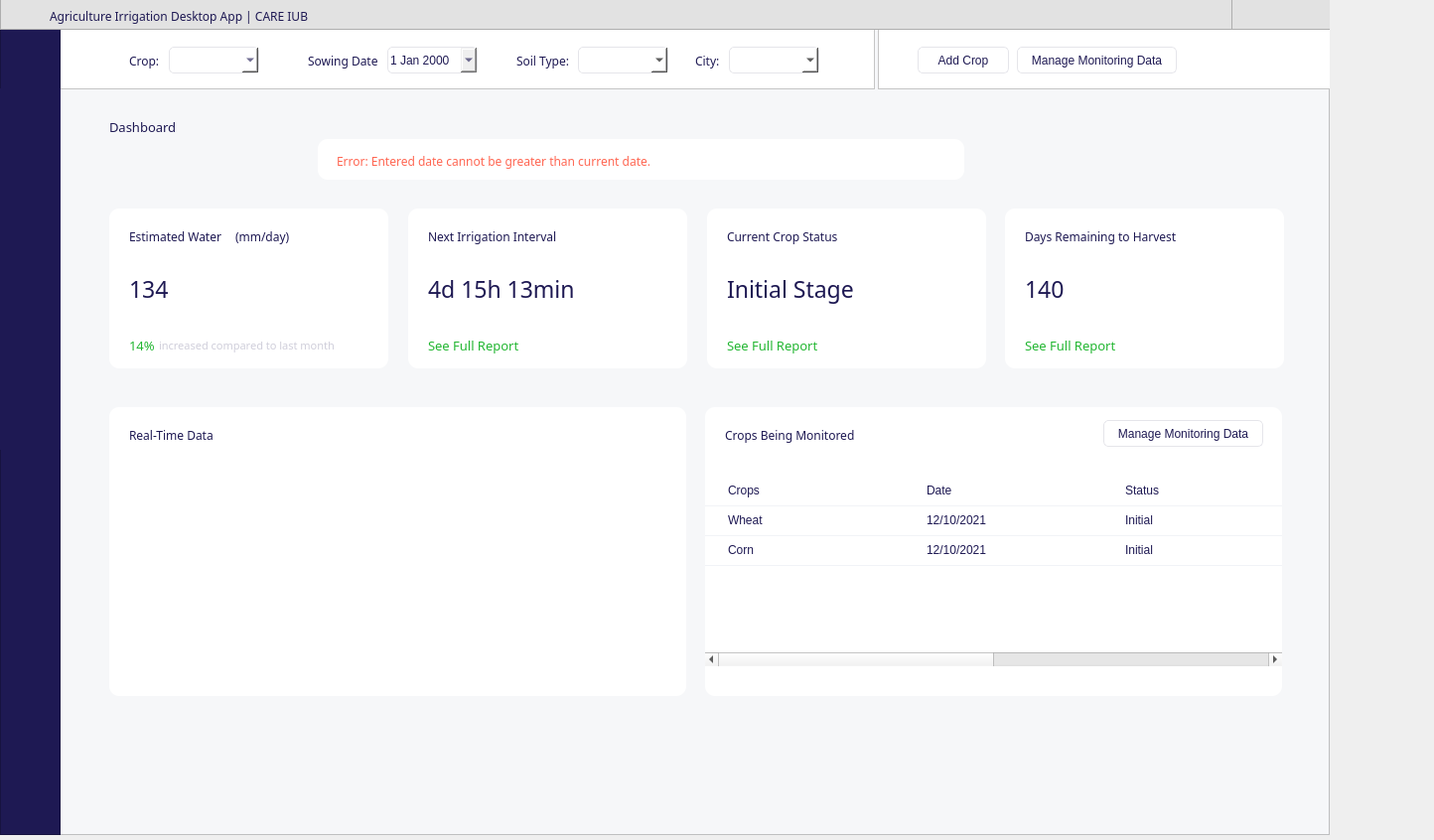
<?xml version="1.0" encoding="UTF-8"?>
<ui version="4.0">
 <class>MainWindow</class>
 <widget class="QMainWindow" name="MainWindow">
  <property name="geometry">
   <rect>
    <x>0</x>
    <y>0</y>
    <width>1444</width>
    <height>846</height>
   </rect>
  </property>
  <property name="windowTitle">
   <string>MainWindow</string>
  </property>
  <widget class="QWidget" name="centralwidget">
   <widget class="QFrame" name="mainframe">
    <property name="geometry">
     <rect>
      <x>0</x>
      <y>0</y>
      <width>1339</width>
      <height>841</height>
     </rect>
    </property>
    <property name="font">
     <font>
      <family>Poppins</family>
     </font>
    </property>
    <property name="accessibleDescription">
     <string/>
    </property>
    <property name="styleSheet">
     <string notr="true">QFrame{
background-color: rgb(246, 247, 249);
color:rgb(30, 25, 83);
}

QPushButton {
	border: 1px solid rgb(229, 229, 234);
	border-radius: 5px;	
	background-color:rgb(255, 255, 255);
color:rgb(30, 25, 83);
}
QPushButton:hover {
	
	border: 2px solid rgb(229, 229, 234);
}
QPushButton:pressed {	
	background-color:rgb(234, 234, 229);
border: 2px solid  rgb(234, 234, 229);
}



QComboBox{
	background-color: rgb(255, 255, 255);
	border-radius: 5px;
	border: 1px solid rgb(229, 229, 234);
	padding: 5px;
	padding-left: 10px;

}
QComboBox:hover{
	border: 2px solid  rgb(229, 229, 234);
}
QComboBox::drop-down {
image : url(F:/books/gui - Copy/Youtube Downloader/asd.png);
	subcontrol-origin: padding;
	subcontrol-position: top right;
	width: 25px; 
	
	border-left-width: 1px;
	border-left-color: rgb(229, 229, 234);
	border-left-style: solid;
	border-top-right-radius: 3px;
	border-bottom-right-radius: 3px;	
	
	background-position: center;
	background-repeat: no-reperat;
 }
</string>
    </property>
    <property name="frameShape">
     <enum>QFrame::StyledPanel</enum>
    </property>
    <property name="frameShadow">
     <enum>QFrame::Raised</enum>
    </property>
    <widget class="QFrame" name="frame">
     <property name="geometry">
      <rect>
       <x>0</x>
       <y>0</y>
       <width>61</width>
       <height>841</height>
      </rect>
     </property>
     <property name="styleSheet">
      <string notr="true">QFrame{
background-color: rgb(30, 25, 83);
}

QPushButton {
background-color: rgb(30, 25, 83);
border-radius:0px;
border-color:none;
	border: 0px;
	


}
QPushButton:hover {
	
	border: 0px;
}
QPushButton:pressed {	
	background-color:rgb(36, 33, 97);
border: 0px;
}
</string>
     </property>
     <property name="frameShape">
      <enum>QFrame::StyledPanel</enum>
     </property>
     <property name="frameShadow">
      <enum>QFrame::Raised</enum>
     </property>
     <widget class="QPushButton" name="pushButton_3">
      <property name="geometry">
       <rect>
        <x>0</x>
        <y>89</y>
        <width>61</width>
        <height>61</height>
       </rect>
      </property>
      <property name="styleSheet">
       <string notr="true">QPushButton{

background-image: url(F:/books/agriculture project/desktop app/agri/icons8-home-16(1).png);

background-repeat: no-repeat;
background-position: center;

}

QPushButton:hover {
	
background-image: url(F:/books/agriculture project/desktop app/agri/icons8-home-16.png);

background-repeat: no-repeat;
background-position: center;

}
QPushButton:pressed {	

	background-color:rgb(36, 33, 97);
border: 0px;
background-image: url(F:/books/agriculture project/desktop app/agri/icons8-home-16.png);

background-repeat: no-repeat;
background-position: center;
}</string>
      </property>
      <property name="text">
       <string/>
      </property>
     </widget>
     <widget class="QPushButton" name="pushButton_4">
      <property name="geometry">
       <rect>
        <x>0</x>
        <y>149</y>
        <width>61</width>
        <height>61</height>
       </rect>
      </property>
      <property name="styleSheet">
       <string notr="true">QPushButton{

background-image: url(F:/books/agriculture project/desktop app/agri/icons8-combo-chart-16.png);

background-repeat: no-repeat;
background-position: center;

}

QPushButton:hover {
	
background-image: url(F:/books/agriculture project/desktop app/agri/icons8-combo-chart-16(1).png);

background-repeat: no-repeat;
background-position: center;

}
QPushButton:pressed {	

	background-color:rgb(36, 33, 97);
border: 0px;
background-image: url(F:/books/agriculture project/desktop app/agri/icons8-combo-chart-16(1).png);

background-repeat: no-repeat;
background-position: center;
}</string>
      </property>
      <property name="text">
       <string/>
      </property>
     </widget>
     <widget class="QPushButton" name="pushButton_5">
      <property name="geometry">
       <rect>
        <x>0</x>
        <y>210</y>
        <width>61</width>
        <height>61</height>
       </rect>
      </property>
      <property name="styleSheet">
       <string notr="true">QPushButton{

background-image: url(F:/books/agriculture project/desktop app/agri/icons8-database-16.png);

background-repeat: no-repeat;
background-position: center;

}

QPushButton:hover {
	
background-image: url(F:/books/agriculture project/desktop app/agri/database.png);

background-repeat: no-repeat;
background-position: center;

}
QPushButton:pressed {	

	background-color:rgb(36, 33, 97);
border: 0px;
background-image: url(F:/books/agriculture project/desktop app/agri/database.png);

background-repeat: no-repeat;
background-position: center;
}</string>
      </property>
      <property name="text">
       <string/>
      </property>
     </widget>
     <widget class="QPushButton" name="pushButton_6">
      <property name="geometry">
       <rect>
        <x>0</x>
        <y>270</y>
        <width>61</width>
        <height>61</height>
       </rect>
      </property>
      <property name="styleSheet">
       <string notr="true">QPushButton{

background-image: url(F:/books/agriculture project/desktop app/agri/icons8-print-16(1).png);

background-repeat: no-repeat;
background-position: center;

}

QPushButton:hover {
	
background-image: url(F:/books/agriculture project/desktop app/agri/icons8-print-16.png);

background-repeat: no-repeat;
background-position: center;

}
QPushButton:pressed {	

	background-color:rgb(36, 33, 97);
border: 0px;
background-image: url(F:/books/agriculture project/desktop app/agri/icons8-print-16.png);

background-repeat: no-repeat;
background-position: center;
}</string>
      </property>
      <property name="text">
       <string/>
      </property>
     </widget>
     <widget class="QPushButton" name="pushButton_7">
      <property name="geometry">
       <rect>
        <x>0</x>
        <y>392</y>
        <width>61</width>
        <height>61</height>
       </rect>
      </property>
      <property name="styleSheet">
       <string notr="true">QPushButton{

background-image: url(F:/books/agriculture project/desktop app/agri/icons8-login-16(1).png);

background-repeat: no-repeat;
background-position: center;

}

QPushButton:hover {
	
background-image: url(F:/books/agriculture project/desktop app/agri/icons8-login-16.png);

background-repeat: no-repeat;
background-position: center;

}
QPushButton:pressed {	

	background-color:rgb(36, 33, 97);
border: 0px;
background-image: url(F:/books/agriculture project/desktop app/agri/icons8-login-16.png);

background-repeat: no-repeat;
background-position: center;
}</string>
      </property>
      <property name="text">
       <string/>
      </property>
     </widget>
     <widget class="QPushButton" name="pushButton_8">
      <property name="geometry">
       <rect>
        <x>0</x>
        <y>331</y>
        <width>61</width>
        <height>61</height>
       </rect>
      </property>
      <property name="styleSheet">
       <string notr="true">QPushButton{

background-image: url(F:/books/agriculture project/desktop app/agri/icons8-settings-16(1).png);

background-repeat: no-repeat;
background-position: center;

}

QPushButton:hover {
	
background-image: url(F:/books/agriculture project/desktop app/agri/icons8-settings-16.png);

background-repeat: no-repeat;
background-position: center;

}
QPushButton:pressed {	

	background-color:rgb(36, 33, 97);
border: 0px;
background-image: url(F:/books/agriculture project/desktop app/agri/icons8-settings-16.png);

background-repeat: no-repeat;
background-position: center;
}</string>
      </property>
      <property name="text">
       <string/>
      </property>
     </widget>
    </widget>
    <widget class="QFrame" name="frame_2">
     <property name="geometry">
      <rect>
       <x>0</x>
       <y>-1</y>
       <width>1341</width>
       <height>31</height>
      </rect>
     </property>
     <property name="styleSheet">
      <string notr="true">QFrame{
background-color:rgb(226, 226, 226);

}</string>
     </property>
     <property name="frameShape">
      <enum>QFrame::StyledPanel</enum>
     </property>
     <property name="frameShadow">
      <enum>QFrame::Raised</enum>
     </property>
     <widget class="QFrame" name="frame_icon_top_bar">
      <property name="geometry">
       <rect>
        <x>16</x>
        <y>2</y>
        <width>30</width>
        <height>30</height>
       </rect>
      </property>
      <property name="maximumSize">
       <size>
        <width>30</width>
        <height>30</height>
       </size>
      </property>
      <property name="styleSheet">
       <string notr="true">background: transparent;
background-image:  url(F:/books/agriculture project/desktop app/agri/watering-can.png);
background-position: center;
background-repeat: no-repeat;
</string>
      </property>
      <property name="frameShape">
       <enum>QFrame::StyledPanel</enum>
      </property>
      <property name="frameShadow">
       <enum>QFrame::Raised</enum>
      </property>
     </widget>
     <widget class="QLabel" name="label_24">
      <property name="geometry">
       <rect>
        <x>50</x>
        <y>7</y>
        <width>1191</width>
        <height>21</height>
       </rect>
      </property>
      <property name="font">
       <font>
        <family>Poppins</family>
       </font>
      </property>
      <property name="text">
       <string>Agriculture Irrigation Desktop App | CARE IUB</string>
      </property>
     </widget>
     <widget class="QFrame" name="frame_16">
      <property name="geometry">
       <rect>
        <x>1240</x>
        <y>0</y>
        <width>101</width>
        <height>31</height>
       </rect>
      </property>
      <property name="styleSheet">
       <string notr="true">QFrame{
background-color:rgb(226, 226, 226);

}</string>
      </property>
      <property name="frameShape">
       <enum>QFrame::StyledPanel</enum>
      </property>
      <property name="frameShadow">
       <enum>QFrame::Raised</enum>
      </property>
      <widget class="QPushButton" name="closeButton_2">
       <property name="geometry">
        <rect>
         <x>1304</x>
         <y>0</y>
         <width>37</width>
         <height>31</height>
        </rect>
       </property>
       <property name="styleSheet">
        <string notr="true">
QPushButton {	
	border: none;
	background-color: transparent;

background-image: url(F:/books/agriculture project/desktop app/agri/icons8-close-window-20.png);

background-repeat: no-repeat;
background-position: center;
border-radius: 0px;

}
QPushButton:hover {
	background-color: rgb(255, 82, 76);
border-radius: 0px;
}
QPushButton:pressed {	
	background-color:rgb(255, 82, 76);
border-radius: 0px;
}</string>
       </property>
       <property name="text">
        <string/>
       </property>
      </widget>
      <widget class="QPushButton" name="minimize_btn_2">
       <property name="geometry">
        <rect>
         <x>1267</x>
         <y>0</y>
         <width>37</width>
         <height>31</height>
        </rect>
       </property>
       <property name="styleSheet">
        <string notr="true">
QPushButton {	
	border: none;
	background-color: transparent;

background-image: url(F:/books/agriculture project/desktop app/agri/icons8-minimize-window-20.png);

background-repeat: no-repeat;
background-position: center;
border-radius: 0px;

}
QPushButton:hover {
	background-color:rgb(191, 191, 191);
border-radius: 0px;
}
QPushButton:pressed {	
	background-color:rgb(162, 162, 162);
border-radius: 0px;
}</string>
       </property>
       <property name="text">
        <string/>
       </property>
      </widget>
      <widget class="QPushButton" name="minimize_btn">
       <property name="geometry">
        <rect>
         <x>30</x>
         <y>0</y>
         <width>37</width>
         <height>31</height>
        </rect>
       </property>
       <property name="styleSheet">
        <string notr="true">
QPushButton {	
	border: none;
	background-color: transparent;

background-image: url(F:/books/agriculture project/desktop app/agri/icons8-minimize-window-20.png);

background-repeat: no-repeat;
background-position: center;
border-radius: 0px;

}
QPushButton:hover {
	background-color:rgb(191, 191, 191);
border-radius: 0px;
}
QPushButton:pressed {	
	background-color:rgb(162, 162, 162);
border-radius: 0px;
}</string>
       </property>
       <property name="text">
        <string/>
       </property>
      </widget>
      <widget class="QPushButton" name="closeButton">
       <property name="geometry">
        <rect>
         <x>67</x>
         <y>0</y>
         <width>37</width>
         <height>31</height>
        </rect>
       </property>
       <property name="styleSheet">
        <string notr="true">
QPushButton {	
	border: none;
	background-color: transparent;

background-image: url(F:/books/agriculture project/desktop app/agri/icons8-close-window-20.png);

background-repeat: no-repeat;
background-position: center;
border-radius: 0px;

}
QPushButton:hover {
	background-color: rgb(255, 82, 76);
border-radius: 0px;
}
QPushButton:pressed {	
	background-color:rgb(255, 82, 76);
border-radius: 0px;
}</string>
       </property>
       <property name="text">
        <string/>
       </property>
      </widget>
     </widget>
    </widget>
    <widget class="QFrame" name="frame_3">
     <property name="geometry">
      <rect>
       <x>60</x>
       <y>29</y>
       <width>821</width>
       <height>61</height>
      </rect>
     </property>
     <property name="styleSheet">
      <string notr="true">QFrame{
background-color:rgb(255, 255, 255);
color: rgb(30, 25, 83)
}</string>
     </property>
     <property name="frameShape">
      <enum>QFrame::StyledPanel</enum>
     </property>
     <property name="frameShadow">
      <enum>QFrame::Raised</enum>
     </property>
     <widget class="QComboBox" name="comboBox">
      <property name="geometry">
       <rect>
        <x>110</x>
        <y>18</y>
        <width>91</width>
        <height>27</height>
       </rect>
      </property>
      <property name="styleSheet">
       <string notr="true">color:rgb(30, 25, 83)</string>
      </property>
     </widget>
     <widget class="QLabel" name="label_13">
      <property name="geometry">
       <rect>
        <x>70</x>
        <y>24</y>
        <width>31</width>
        <height>16</height>
       </rect>
      </property>
      <property name="font">
       <font>
        <family>Poppins</family>
       </font>
      </property>
      <property name="text">
       <string>Crop:</string>
      </property>
     </widget>
     <widget class="QLabel" name="label_17">
      <property name="geometry">
       <rect>
        <x>250</x>
        <y>24</y>
        <width>71</width>
        <height>16</height>
       </rect>
      </property>
      <property name="font">
       <font>
        <family>Poppins</family>
       </font>
      </property>
      <property name="text">
       <string>Sowing Date:</string>
      </property>
     </widget>
     <widget class="QComboBox" name="comboBox_3">
      <property name="geometry">
       <rect>
        <x>522</x>
        <y>18</y>
        <width>91</width>
        <height>27</height>
       </rect>
      </property>
     </widget>
     <widget class="QLabel" name="label_21">
      <property name="geometry">
       <rect>
        <x>460</x>
        <y>24</y>
        <width>61</width>
        <height>16</height>
       </rect>
      </property>
      <property name="font">
       <font>
        <family>Poppins</family>
       </font>
      </property>
      <property name="text">
       <string>Soil Type:</string>
      </property>
     </widget>
     <widget class="QLabel" name="label_22">
      <property name="geometry">
       <rect>
        <x>640</x>
        <y>24</y>
        <width>31</width>
        <height>16</height>
       </rect>
      </property>
      <property name="font">
       <font>
        <family>Poppins</family>
       </font>
      </property>
      <property name="text">
       <string>City:</string>
      </property>
     </widget>
     <widget class="QComboBox" name="comboBox_4">
      <property name="geometry">
       <rect>
        <x>674</x>
        <y>18</y>
        <width>91</width>
        <height>27</height>
       </rect>
      </property>
     </widget>
     <widget class="QDateEdit" name="dateEdit">
      <property name="geometry">
       <rect>
        <x>330</x>
        <y>18</y>
        <width>91</width>
        <height>27</height>
       </rect>
      </property>
      <property name="accessibleDescription">
       <string>sadf</string>
      </property>
      <property name="styleSheet">
       <string notr="true">QDateEdit{
border: 1px solid rgb(229, 229, 234);
border-radius: 5px;
color: rgb(30, 25, 83)
}

QDateEdit::drop-down {
image : url(F:/books/gui - Copy/Youtube Downloader/asd.png);
	subcontrol-origin: padding;
	subcontrol-position: top right;
	width: 25px; 
	
	border-left-width: 1px;
	border-left-color: rgb(229, 229, 234);
	border-left-style: solid;
	border-top-right-radius: 3px;
	border-bottom-right-radius: 3px;	
	
	background-position: center;
	background-repeat: no-reperat;
 }</string>
      </property>
      <property name="calendarPopup">
       <bool>true</bool>
      </property>
     </widget>
    </widget>
    <widget class="QFrame" name="frame_4">
     <property name="geometry">
      <rect>
       <x>110</x>
       <y>210</y>
       <width>281</width>
       <height>161</height>
      </rect>
     </property>
     <property name="styleSheet">
      <string notr="true">QFrame{
background-color: rgb(255, 255, 255);
border-radius:10px;


}</string>
     </property>
     <property name="frameShape">
      <enum>QFrame::StyledPanel</enum>
     </property>
     <property name="frameShadow">
      <enum>QFrame::Raised</enum>
     </property>
     <widget class="QLabel" name="label">
      <property name="geometry">
       <rect>
        <x>20</x>
        <y>20</y>
        <width>111</width>
        <height>16</height>
       </rect>
      </property>
      <property name="font">
       <font>
        <family>Poppins SemiBold</family>
        <pointsize>9</pointsize>
       </font>
      </property>
      <property name="text">
       <string>Estimated Water</string>
      </property>
     </widget>
     <widget class="QLabel" name="label_5">
      <property name="geometry">
       <rect>
        <x>20</x>
        <y>60</y>
        <width>51</width>
        <height>41</height>
       </rect>
      </property>
      <property name="font">
       <font>
        <family>Poppins SemiBold</family>
        <pointsize>17</pointsize>
       </font>
      </property>
      <property name="text">
       <string>134</string>
      </property>
     </widget>
     <widget class="QLabel" name="label_6">
      <property name="geometry">
       <rect>
        <x>127</x>
        <y>20</y>
        <width>71</width>
        <height>16</height>
       </rect>
      </property>
      <property name="font">
       <font>
        <family>Poppins</family>
        <pointsize>9</pointsize>
       </font>
      </property>
      <property name="text">
       <string>(mm/day)</string>
      </property>
     </widget>
     <widget class="QLabel" name="label_7">
      <property name="geometry">
       <rect>
        <x>50</x>
        <y>130</y>
        <width>201</width>
        <height>16</height>
       </rect>
      </property>
      <property name="font">
       <font>
        <family>Poppins SemiBold</family>
        <pointsize>8</pointsize>
       </font>
      </property>
      <property name="styleSheet">
       <string notr="true">color:rgb(207, 206, 218);</string>
      </property>
      <property name="text">
       <string>increased compared to last month</string>
      </property>
     </widget>
     <widget class="QLabel" name="label_8">
      <property name="geometry">
       <rect>
        <x>20</x>
        <y>130</y>
        <width>31</width>
        <height>16</height>
       </rect>
      </property>
      <property name="font">
       <font>
        <family>Poppins SemiBold</family>
        <pointsize>10</pointsize>
       </font>
      </property>
      <property name="styleSheet">
       <string notr="true">color:rgb(34, 182, 49);</string>
      </property>
      <property name="text">
       <string>14%</string>
      </property>
     </widget>
     <widget class="QFrame" name="frame_11">
      <property name="geometry">
       <rect>
        <x>220</x>
        <y>0</y>
        <width>61</width>
        <height>61</height>
       </rect>
      </property>
      <property name="styleSheet">
       <string notr="true">background: transparent;
background-image: url(F:/books/agriculture project/desktop app/agri/icons8-irrigation-30.png);
background-position: center;
background-repeat: no-repeat;</string>
      </property>
      <property name="frameShape">
       <enum>QFrame::StyledPanel</enum>
      </property>
      <property name="frameShadow">
       <enum>QFrame::Raised</enum>
      </property>
     </widget>
    </widget>
    <widget class="QFrame" name="frame_5">
     <property name="geometry">
      <rect>
       <x>411</x>
       <y>210</y>
       <width>281</width>
       <height>161</height>
      </rect>
     </property>
     <property name="styleSheet">
      <string notr="true">QFrame{
background-color: rgb(255, 255, 255);
border-radius:10px;

}</string>
     </property>
     <property name="frameShape">
      <enum>QFrame::StyledPanel</enum>
     </property>
     <property name="frameShadow">
      <enum>QFrame::Raised</enum>
     </property>
     <widget class="QLabel" name="label_2">
      <property name="geometry">
       <rect>
        <x>20</x>
        <y>20</y>
        <width>171</width>
        <height>16</height>
       </rect>
      </property>
      <property name="font">
       <font>
        <family>Poppins SemiBold</family>
        <pointsize>9</pointsize>
       </font>
      </property>
      <property name="text">
       <string>Next Irrigation Interval</string>
      </property>
     </widget>
     <widget class="QLabel" name="label_9">
      <property name="geometry">
       <rect>
        <x>20</x>
        <y>130</y>
        <width>111</width>
        <height>16</height>
       </rect>
      </property>
      <property name="font">
       <font>
        <family>Poppins SemiBold</family>
        <pointsize>10</pointsize>
       </font>
      </property>
      <property name="styleSheet">
       <string notr="true">color:rgb(34, 182, 49);</string>
      </property>
      <property name="text">
       <string>See Full Report</string>
      </property>
     </widget>
     <widget class="QLabel" name="label_10">
      <property name="geometry">
       <rect>
        <x>20</x>
        <y>60</y>
        <width>221</width>
        <height>41</height>
       </rect>
      </property>
      <property name="font">
       <font>
        <family>Poppins SemiBold</family>
        <pointsize>17</pointsize>
       </font>
      </property>
      <property name="text">
       <string>4d 15h 13min</string>
      </property>
     </widget>
     <widget class="QFrame" name="frame_12">
      <property name="geometry">
       <rect>
        <x>220</x>
        <y>0</y>
        <width>61</width>
        <height>61</height>
       </rect>
      </property>
      <property name="styleSheet">
       <string notr="true">background: transparent;
background-image: url(F:/books/agriculture project/desktop app/agri/icons8-timer-30.png);
background-position: center;
background-repeat: no-repeat;</string>
      </property>
      <property name="frameShape">
       <enum>QFrame::StyledPanel</enum>
      </property>
      <property name="frameShadow">
       <enum>QFrame::Raised</enum>
      </property>
     </widget>
    </widget>
    <widget class="QFrame" name="frame_6">
     <property name="geometry">
      <rect>
       <x>712</x>
       <y>210</y>
       <width>281</width>
       <height>161</height>
      </rect>
     </property>
     <property name="styleSheet">
      <string notr="true">QFrame{
background-color: rgb(255, 255, 255);
border-radius:10px;

}</string>
     </property>
     <property name="frameShape">
      <enum>QFrame::StyledPanel</enum>
     </property>
     <property name="frameShadow">
      <enum>QFrame::Raised</enum>
     </property>
     <widget class="QLabel" name="label_3">
      <property name="geometry">
       <rect>
        <x>20</x>
        <y>20</y>
        <width>151</width>
        <height>16</height>
       </rect>
      </property>
      <property name="font">
       <font>
        <family>Poppins SemiBold</family>
        <pointsize>9</pointsize>
       </font>
      </property>
      <property name="text">
       <string>Current Crop Status</string>
      </property>
     </widget>
     <widget class="QLabel" name="label_14">
      <property name="geometry">
       <rect>
        <x>50</x>
        <y>130</y>
        <width>201</width>
        <height>16</height>
       </rect>
      </property>
      <property name="font">
       <font>
        <family>Poppins SemiBold</family>
        <pointsize>8</pointsize>
       </font>
      </property>
      <property name="styleSheet">
       <string notr="true">color:rgb(207, 206, 218);</string>
      </property>
      <property name="text">
       <string/>
      </property>
     </widget>
     <widget class="QLabel" name="label_15">
      <property name="geometry">
       <rect>
        <x>20</x>
        <y>60</y>
        <width>251</width>
        <height>41</height>
       </rect>
      </property>
      <property name="font">
       <font>
        <family>Poppins SemiBold</family>
        <pointsize>17</pointsize>
       </font>
      </property>
      <property name="text">
       <string>Initial Stage</string>
      </property>
     </widget>
     <widget class="QLabel" name="label_16">
      <property name="geometry">
       <rect>
        <x>20</x>
        <y>130</y>
        <width>141</width>
        <height>16</height>
       </rect>
      </property>
      <property name="font">
       <font>
        <family>Poppins SemiBold</family>
        <pointsize>10</pointsize>
       </font>
      </property>
      <property name="styleSheet">
       <string notr="true">color:rgb(34, 182, 49);</string>
      </property>
      <property name="text">
       <string>See Full Report</string>
      </property>
     </widget>
     <widget class="QFrame" name="frame_13">
      <property name="enabled">
       <bool>true</bool>
      </property>
      <property name="geometry">
       <rect>
        <x>220</x>
        <y>0</y>
        <width>61</width>
        <height>61</height>
       </rect>
      </property>
      <property name="styleSheet">
       <string notr="true">background: transparent;
background-image: url(F:/books/agriculture project/desktop app/agri/icons8-corn-30.png);
background-position: center;
background-repeat: no-repeat;</string>
      </property>
      <property name="frameShape">
       <enum>QFrame::StyledPanel</enum>
      </property>
      <property name="frameShadow">
       <enum>QFrame::Raised</enum>
      </property>
     </widget>
    </widget>
    <widget class="QFrame" name="frame_7">
     <property name="geometry">
      <rect>
       <x>1012</x>
       <y>210</y>
       <width>281</width>
       <height>161</height>
      </rect>
     </property>
     <property name="styleSheet">
      <string notr="true">QFrame{
background-color: rgb(255, 255, 255);
border-radius:10px;

}</string>
     </property>
     <property name="frameShape">
      <enum>QFrame::StyledPanel</enum>
     </property>
     <property name="frameShadow">
      <enum>QFrame::Raised</enum>
     </property>
     <widget class="QLabel" name="label_4">
      <property name="geometry">
       <rect>
        <x>20</x>
        <y>20</y>
        <width>211</width>
        <height>16</height>
       </rect>
      </property>
      <property name="font">
       <font>
        <family>Poppins SemiBold</family>
        <pointsize>9</pointsize>
       </font>
      </property>
      <property name="text">
       <string>Days Remaining to Harvest</string>
      </property>
     </widget>
     <widget class="QLabel" name="label_18">
      <property name="geometry">
       <rect>
        <x>50</x>
        <y>130</y>
        <width>201</width>
        <height>16</height>
       </rect>
      </property>
      <property name="font">
       <font>
        <family>Poppins SemiBold</family>
        <pointsize>8</pointsize>
       </font>
      </property>
      <property name="styleSheet">
       <string notr="true">color:rgb(207, 206, 218);</string>
      </property>
      <property name="text">
       <string/>
      </property>
     </widget>
     <widget class="QLabel" name="label_19">
      <property name="geometry">
       <rect>
        <x>20</x>
        <y>60</y>
        <width>51</width>
        <height>41</height>
       </rect>
      </property>
      <property name="font">
       <font>
        <family>Poppins SemiBold</family>
        <pointsize>17</pointsize>
       </font>
      </property>
      <property name="text">
       <string>140</string>
      </property>
     </widget>
     <widget class="QLabel" name="label_20">
      <property name="geometry">
       <rect>
        <x>20</x>
        <y>130</y>
        <width>171</width>
        <height>16</height>
       </rect>
      </property>
      <property name="font">
       <font>
        <family>Poppins SemiBold</family>
        <pointsize>10</pointsize>
       </font>
      </property>
      <property name="styleSheet">
       <string notr="true">color:rgb(34, 182, 49);</string>
      </property>
      <property name="text">
       <string>See Full Report</string>
      </property>
     </widget>
     <widget class="QFrame" name="frame_14">
      <property name="geometry">
       <rect>
        <x>220</x>
        <y>0</y>
        <width>61</width>
        <height>61</height>
       </rect>
      </property>
      <property name="styleSheet">
       <string notr="true">background: transparent;
background-image: url(F:/books/agriculture project/desktop app/agri/icons8-timer-30.png);
background-position: center;
background-repeat: no-repeat;</string>
      </property>
      <property name="frameShape">
       <enum>QFrame::StyledPanel</enum>
      </property>
      <property name="frameShadow">
       <enum>QFrame::Raised</enum>
      </property>
     </widget>
    </widget>
    <widget class="QFrame" name="frame_8">
     <property name="geometry">
      <rect>
       <x>110</x>
       <y>410</y>
       <width>581</width>
       <height>291</height>
      </rect>
     </property>
     <property name="styleSheet">
      <string notr="true">QFrame{
background-color: rgb(255, 255, 255);
border-radius:10px;

}</string>
     </property>
     <property name="frameShape">
      <enum>QFrame::StyledPanel</enum>
     </property>
     <property name="frameShadow">
      <enum>QFrame::Raised</enum>
     </property>
     <widget class="QLabel" name="label_12">
      <property name="geometry">
       <rect>
        <x>20</x>
        <y>20</y>
        <width>111</width>
        <height>16</height>
       </rect>
      </property>
      <property name="font">
       <font>
        <family>Poppins SemiBold</family>
        <pointsize>9</pointsize>
       </font>
      </property>
      <property name="text">
       <string>Real-Time Data</string>
      </property>
     </widget>
     <widget class="QFrame" name="frame_15">
      <property name="geometry">
       <rect>
        <x>520</x>
        <y>0</y>
        <width>61</width>
        <height>61</height>
       </rect>
      </property>
      <property name="styleSheet">
       <string notr="true">background: transparent;
background-image: url(F:/books/agriculture project/desktop app/agri/icons8-combo-chart-30.png);
background-position: center;
background-repeat: no-repeat;</string>
      </property>
      <property name="frameShape">
       <enum>QFrame::StyledPanel</enum>
      </property>
      <property name="frameShadow">
       <enum>QFrame::Raised</enum>
      </property>
     </widget>
    </widget>
    <widget class="QFrame" name="frame_9">
     <property name="geometry">
      <rect>
       <x>710</x>
       <y>410</y>
       <width>581</width>
       <height>291</height>
      </rect>
     </property>
     <property name="styleSheet">
      <string notr="true">QFrame{
background-color: rgb(255, 255, 255);
border-radius:10px;

}</string>
     </property>
     <property name="frameShape">
      <enum>QFrame::StyledPanel</enum>
     </property>
     <property name="frameShadow">
      <enum>QFrame::Raised</enum>
     </property>
     <widget class="QLabel" name="label_23">
      <property name="geometry">
       <rect>
        <x>20</x>
        <y>20</y>
        <width>191</width>
        <height>16</height>
       </rect>
      </property>
      <property name="font">
       <font>
        <family>Poppins SemiBold</family>
        <pointsize>9</pointsize>
       </font>
      </property>
      <property name="text">
       <string>Crops Being Monitored</string>
      </property>
     </widget>
     <widget class="QPushButton" name="pushButton_9">
      <property name="geometry">
       <rect>
        <x>401</x>
        <y>13</y>
        <width>161</width>
        <height>27</height>
       </rect>
      </property>
      <property name="text">
       <string>Manage Monitoring Data</string>
      </property>
     </widget>
     <widget class="QTableWidget" name="tableWidget">
      <property name="geometry">
       <rect>
        <x>0</x>
        <y>70</y>
        <width>581</width>
        <height>191</height>
       </rect>
      </property>
      <property name="sizePolicy">
       <sizepolicy hsizetype="Expanding" vsizetype="Expanding">
        <horstretch>0</horstretch>
        <verstretch>0</verstretch>
       </sizepolicy>
      </property>
      <property name="palette">
       <palette>
        <active>
         <colorrole role="WindowText">
          <brush brushstyle="SolidPattern">
           <color alpha="255">
            <red>30</red>
            <green>25</green>
            <blue>83</blue>
           </color>
          </brush>
         </colorrole>
         <colorrole role="Button">
          <brush brushstyle="SolidPattern">
           <color alpha="0">
            <red>0</red>
            <green>0</green>
            <blue>0</blue>
           </color>
          </brush>
         </colorrole>
         <colorrole role="Text">
          <brush brushstyle="SolidPattern">
           <color alpha="255">
            <red>30</red>
            <green>25</green>
            <blue>83</blue>
           </color>
          </brush>
         </colorrole>
         <colorrole role="ButtonText">
          <brush brushstyle="SolidPattern">
           <color alpha="255">
            <red>30</red>
            <green>25</green>
            <blue>83</blue>
           </color>
          </brush>
         </colorrole>
         <colorrole role="Base">
          <brush brushstyle="NoBrush">
           <color alpha="255">
            <red>0</red>
            <green>0</green>
            <blue>0</blue>
           </color>
          </brush>
         </colorrole>
         <colorrole role="Window">
          <brush brushstyle="SolidPattern">
           <color alpha="0">
            <red>0</red>
            <green>0</green>
            <blue>0</blue>
           </color>
          </brush>
         </colorrole>
         <colorrole role="PlaceholderText">
          <brush brushstyle="NoBrush">
           <color alpha="128">
            <red>30</red>
            <green>25</green>
            <blue>83</blue>
           </color>
          </brush>
         </colorrole>
        </active>
        <inactive>
         <colorrole role="WindowText">
          <brush brushstyle="SolidPattern">
           <color alpha="255">
            <red>30</red>
            <green>25</green>
            <blue>83</blue>
           </color>
          </brush>
         </colorrole>
         <colorrole role="Button">
          <brush brushstyle="SolidPattern">
           <color alpha="0">
            <red>0</red>
            <green>0</green>
            <blue>0</blue>
           </color>
          </brush>
         </colorrole>
         <colorrole role="Text">
          <brush brushstyle="SolidPattern">
           <color alpha="255">
            <red>30</red>
            <green>25</green>
            <blue>83</blue>
           </color>
          </brush>
         </colorrole>
         <colorrole role="ButtonText">
          <brush brushstyle="SolidPattern">
           <color alpha="255">
            <red>30</red>
            <green>25</green>
            <blue>83</blue>
           </color>
          </brush>
         </colorrole>
         <colorrole role="Base">
          <brush brushstyle="NoBrush">
           <color alpha="255">
            <red>0</red>
            <green>0</green>
            <blue>0</blue>
           </color>
          </brush>
         </colorrole>
         <colorrole role="Window">
          <brush brushstyle="SolidPattern">
           <color alpha="0">
            <red>0</red>
            <green>0</green>
            <blue>0</blue>
           </color>
          </brush>
         </colorrole>
         <colorrole role="PlaceholderText">
          <brush brushstyle="NoBrush">
           <color alpha="128">
            <red>30</red>
            <green>25</green>
            <blue>83</blue>
           </color>
          </brush>
         </colorrole>
        </inactive>
        <disabled>
         <colorrole role="WindowText">
          <brush brushstyle="SolidPattern">
           <color alpha="255">
            <red>30</red>
            <green>25</green>
            <blue>83</blue>
           </color>
          </brush>
         </colorrole>
         <colorrole role="Button">
          <brush brushstyle="SolidPattern">
           <color alpha="0">
            <red>0</red>
            <green>0</green>
            <blue>0</blue>
           </color>
          </brush>
         </colorrole>
         <colorrole role="Text">
          <brush brushstyle="SolidPattern">
           <color alpha="255">
            <red>30</red>
            <green>25</green>
            <blue>83</blue>
           </color>
          </brush>
         </colorrole>
         <colorrole role="ButtonText">
          <brush brushstyle="SolidPattern">
           <color alpha="255">
            <red>30</red>
            <green>25</green>
            <blue>83</blue>
           </color>
          </brush>
         </colorrole>
         <colorrole role="Base">
          <brush brushstyle="NoBrush">
           <color alpha="255">
            <red>0</red>
            <green>0</green>
            <blue>0</blue>
           </color>
          </brush>
         </colorrole>
         <colorrole role="Window">
          <brush brushstyle="SolidPattern">
           <color alpha="0">
            <red>0</red>
            <green>0</green>
            <blue>0</blue>
           </color>
          </brush>
         </colorrole>
         <colorrole role="PlaceholderText">
          <brush brushstyle="NoBrush">
           <color alpha="128">
            <red>30</red>
            <green>25</green>
            <blue>83</blue>
           </color>
          </brush>
         </colorrole>
        </disabled>
       </palette>
      </property>
      <property name="styleSheet">
       <string notr="true">QTableWidget {	
	background-color: transparent;
	
	

	
}
QTableView::item {
border-bottom: 1px solid rgb(241, 243, 247);


}
QTableWidget::item{
	
	padding-left: 20px;

	
}
QTableWidget::item:selected{
	background-color: rgb(85, 170, 255);
}


QTableWidget::horizontalHeader {	
	background-color:transparent;
}

QHeaderView::section:vertical
{
   
}


</string>
      </property>
      <property name="frameShape">
       <enum>QFrame::NoFrame</enum>
      </property>
      <property name="verticalScrollBarPolicy">
       <enum>Qt::ScrollBarAsNeeded</enum>
      </property>
      <property name="sizeAdjustPolicy">
       <enum>QAbstractScrollArea::AdjustToContents</enum>
      </property>
      <property name="autoScroll">
       <bool>true</bool>
      </property>
      <property name="editTriggers">
       <set>QAbstractItemView::NoEditTriggers</set>
      </property>
      <property name="tabKeyNavigation">
       <bool>true</bool>
      </property>
      <property name="showDropIndicator" stdset="0">
       <bool>true</bool>
      </property>
      <property name="dragEnabled">
       <bool>false</bool>
      </property>
      <property name="dragDropOverwriteMode">
       <bool>true</bool>
      </property>
      <property name="alternatingRowColors">
       <bool>false</bool>
      </property>
      <property name="selectionMode">
       <enum>QAbstractItemView::SingleSelection</enum>
      </property>
      <property name="selectionBehavior">
       <enum>QAbstractItemView::SelectRows</enum>
      </property>
      <property name="showGrid">
       <bool>false</bool>
      </property>
      <property name="gridStyle">
       <enum>Qt::SolidLine</enum>
      </property>
      <property name="sortingEnabled">
       <bool>false</bool>
      </property>
      <attribute name="horizontalHeaderVisible">
       <bool>false</bool>
      </attribute>
      <attribute name="horizontalHeaderCascadingSectionResizes">
       <bool>true</bool>
      </attribute>
      <attribute name="horizontalHeaderDefaultSectionSize">
       <number>200</number>
      </attribute>
      <attribute name="horizontalHeaderHighlightSections">
       <bool>true</bool>
      </attribute>
      <attribute name="horizontalHeaderShowSortIndicator" stdset="0">
       <bool>false</bool>
      </attribute>
      <attribute name="horizontalHeaderStretchLastSection">
       <bool>true</bool>
      </attribute>
      <attribute name="verticalHeaderVisible">
       <bool>false</bool>
      </attribute>
      <attribute name="verticalHeaderCascadingSectionResizes">
       <bool>false</bool>
      </attribute>
      <attribute name="verticalHeaderMinimumSectionSize">
       <number>23</number>
      </attribute>
      <attribute name="verticalHeaderHighlightSections">
       <bool>false</bool>
      </attribute>
      <attribute name="verticalHeaderStretchLastSection">
       <bool>false</bool>
      </attribute>
      <row>
       <property name="text">
        <string>asdf</string>
       </property>
      </row>
      <row>
       <property name="text">
        <string>New Row</string>
       </property>
      </row>
      <row>
       <property name="text">
        <string>New Row</string>
       </property>
      </row>
      <column>
       <property name="text">
        <string>Crops</string>
       </property>
      </column>
      <column>
       <property name="text">
        <string>Date</string>
       </property>
      </column>
      <column>
       <property name="text">
        <string>Status</string>
       </property>
      </column>
      <column>
       <property name="text">
        <string>Days Remaining</string>
       </property>
      </column>
      <item row="0" column="0">
       <property name="text">
        <string>Crops</string>
       </property>
      </item>
      <item row="0" column="1">
       <property name="text">
        <string>Date</string>
       </property>
      </item>
      <item row="0" column="2">
       <property name="text">
        <string>Status</string>
       </property>
      </item>
      <item row="0" column="3">
       <property name="text">
        <string>Days Remaining</string>
       </property>
      </item>
      <item row="1" column="0">
       <property name="text">
        <string>Wheat</string>
       </property>
      </item>
      <item row="1" column="1">
       <property name="text">
        <string>12/10/2021</string>
       </property>
      </item>
      <item row="1" column="2">
       <property name="text">
        <string>Initial</string>
       </property>
      </item>
      <item row="1" column="3">
       <property name="text">
        <string>143</string>
       </property>
      </item>
      <item row="2" column="0">
       <property name="text">
        <string>Corn</string>
       </property>
      </item>
      <item row="2" column="1">
       <property name="text">
        <string>12/10/2021</string>
       </property>
      </item>
      <item row="2" column="2">
       <property name="text">
        <string>Initial</string>
       </property>
      </item>
      <item row="2" column="3">
       <property name="text">
        <string>143</string>
       </property>
       <property name="textAlignment">
        <set>AlignLeading|AlignVCenter</set>
       </property>
      </item>
     </widget>
    </widget>
    <widget class="QLabel" name="label_11">
     <property name="geometry">
      <rect>
       <x>110</x>
       <y>120</y>
       <width>111</width>
       <height>16</height>
      </rect>
     </property>
     <property name="font">
      <font>
       <family>Poppins SemiBold</family>
       <pointsize>10</pointsize>
      </font>
     </property>
     <property name="text">
      <string>Dashboard</string>
     </property>
    </widget>
    <widget class="QFrame" name="frame_10">
     <property name="geometry">
      <rect>
       <x>884</x>
       <y>29</y>
       <width>457</width>
       <height>61</height>
      </rect>
     </property>
     <property name="styleSheet">
      <string notr="true">QFrame{
background-color:rgb(255, 255, 255);

}</string>
     </property>
     <property name="frameShape">
      <enum>QFrame::StyledPanel</enum>
     </property>
     <property name="frameShadow">
      <enum>QFrame::Raised</enum>
     </property>
     <widget class="QPushButton" name="pushButton">
      <property name="geometry">
       <rect>
        <x>40</x>
        <y>18</y>
        <width>92</width>
        <height>27</height>
       </rect>
      </property>
      <property name="styleSheet">
       <string notr="true"/>
      </property>
      <property name="text">
       <string>Add Crop</string>
      </property>
      <property name="iconSize">
       <size>
        <width>16</width>
        <height>16</height>
       </size>
      </property>
     </widget>
     <widget class="QPushButton" name="pushButton_2">
      <property name="geometry">
       <rect>
        <x>140</x>
        <y>18</y>
        <width>161</width>
        <height>27</height>
       </rect>
      </property>
      <property name="text">
       <string>Manage Monitoring Data</string>
      </property>
     </widget>
    </widget>
    <widget class="QFrame" name="frame_17">
     <property name="geometry">
      <rect>
       <x>320</x>
       <y>140</y>
       <width>651</width>
       <height>41</height>
      </rect>
     </property>
     <property name="styleSheet">
      <string notr="true">QFrame{
background-color:rgb(255, 255, 255);
border-radius:10px;
color:rgb(255, 102, 82);
}</string>
     </property>
     <property name="frameShape">
      <enum>QFrame::StyledPanel</enum>
     </property>
     <property name="frameShadow">
      <enum>QFrame::Raised</enum>
     </property>
     <widget class="QLabel" name="label_25">
      <property name="geometry">
       <rect>
        <x>19</x>
        <y>12</y>
        <width>571</width>
        <height>20</height>
       </rect>
      </property>
      <property name="font">
       <font>
        <family>Poppins SemiBold</family>
        <pointsize>9</pointsize>
       </font>
      </property>
      <property name="text">
       <string>Error: Entered date cannot be greater than current date.</string>
      </property>
     </widget>
     <widget class="QPushButton" name="closeButton_3">
      <property name="geometry">
       <rect>
        <x>620</x>
        <y>11</y>
        <width>18</width>
        <height>18</height>
       </rect>
      </property>
      <property name="styleSheet">
       <string notr="true">
QPushButton {	
	border: none;
	background-color: transparent;

background-image: url(F:/books/agriculture project/desktop app/agri/icons8-close-window-20.png);

background-repeat: no-repeat;
background-position: center;
border-radius: 0px;

}

</string>
      </property>
      <property name="text">
       <string/>
      </property>
     </widget>
    </widget>
    <zorder>frame_3</zorder>
    <zorder>frame_10</zorder>
    <zorder>frame</zorder>
    <zorder>frame_2</zorder>
    <zorder>frame_4</zorder>
    <zorder>frame_5</zorder>
    <zorder>frame_6</zorder>
    <zorder>frame_7</zorder>
    <zorder>frame_8</zorder>
    <zorder>frame_9</zorder>
    <zorder>label_11</zorder>
    <zorder>frame_17</zorder>
   </widget>
  </widget>
 </widget>
 <resources/>
 <connections/>
</ui>
